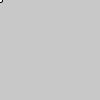
Frame 1 (no input)
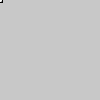
Frame 60 (the mouse pressed at the canvas centre just before this capture)
Frame 120 (the mouse held since frame 60 and released just before this capture): identical to frame 60, image omitted

The Processing sketch that drew these frames (run headless with seeded random() and noise(); from frame 60 on, the mouse is pressed at the canvas centre):

// Processing sketch: arrow_key_experiment
// ── arrow_key_experiment.pde

int y = 0;

void setup(){
  background(200,200);
}

void draw() {
  ellipseMode(CENTER);
  ellipse(0,y,5,5);
  
 
}
  void keyPressed(){
  if (key == CODED){
    if (keyCode == DOWN){
      y += 5;}
  }
  }
